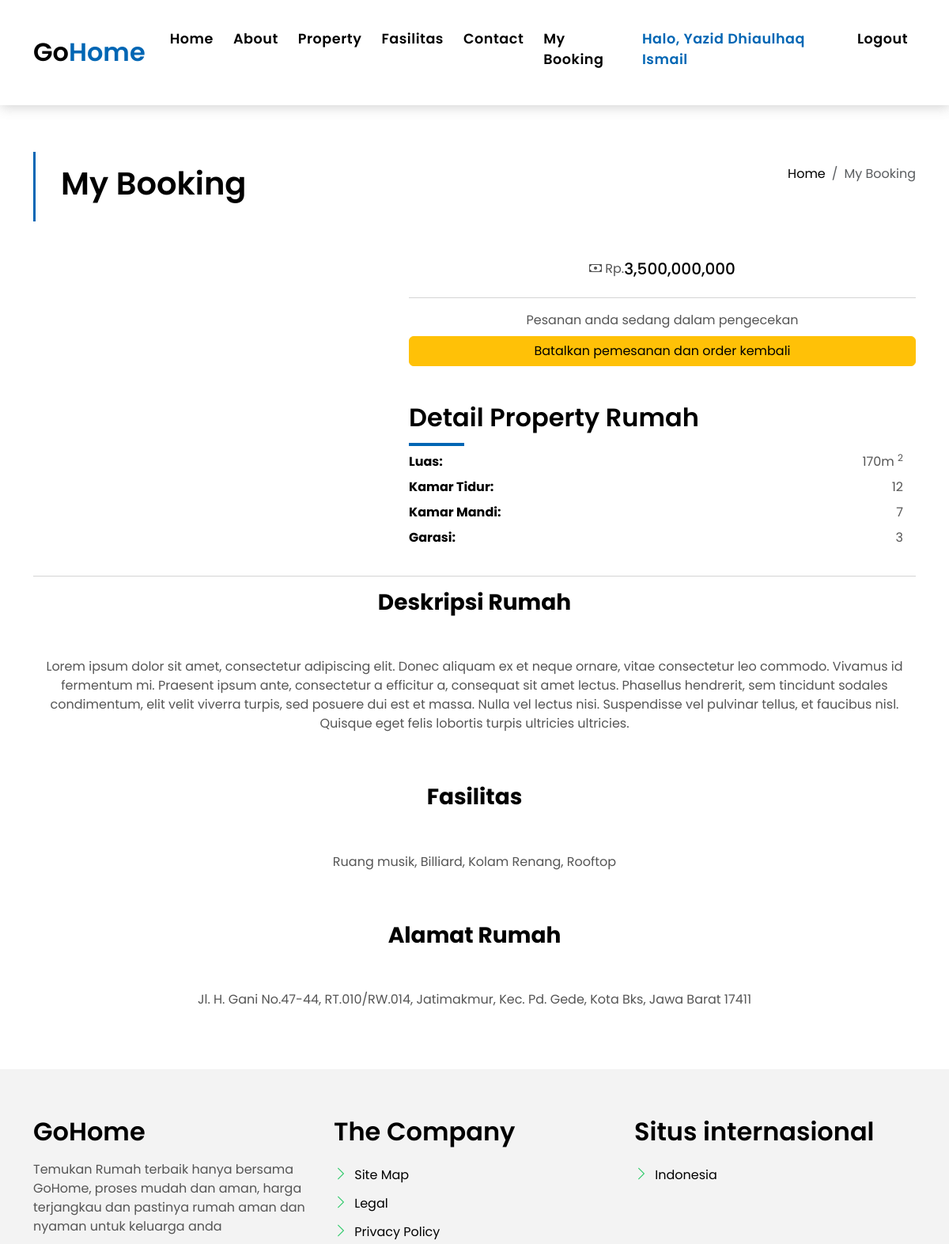
The page /halamanPesanan.php (signed in, upper part) on the database as committed earlier.
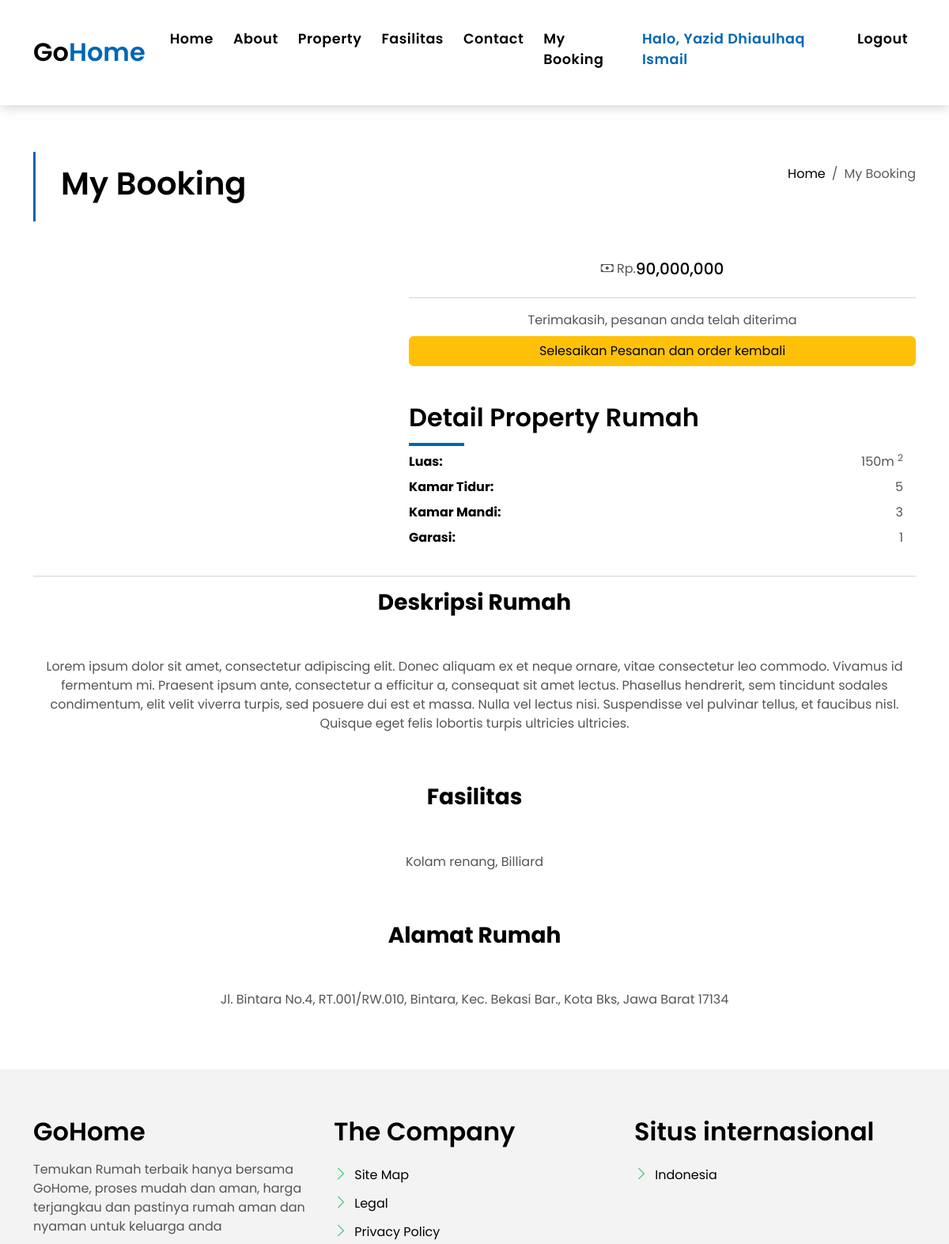
The same page on the database as committed later.
### tables this page shows
CREATE TABLE `rumah` (
  `id_rumah` int(11) NOT NULL,
  `alamat_rumah` varchar(255) NOT NULL,
  `luas_rumah` int(11) NOT NULL,
  `kamartidur_rumah` int(11) NOT NULL,
  `kamarmandi_rumah` int(11) NOT NULL,
  `garasi_rumah` int(11) NOT NULL,
  `fasilitas_rumah` varchar(255) NOT NULL,
  `deskripsi_rumah` longtext NOT NULL,
  `harga_rumah` bigint(20) NOT NULL,
  `gambar_rumah` varchar(255) NOT NULL,
  `status_rumah` varchar(100) NOT NULL
);

### Config/koneksi.php (called while the page is built, shortened)
<?php
$url = 'http://localhost/EstateAgency/';

### halamanPesanan.php (the view, shortened to what the changed rows need)
<?php require 'Config/koneksi.php' ?>
<?php
$id_user = $_SESSION['id_user'];
$sql = "SELECT * FROM booking WHERE id_user = ?";
$stmt = $koneksi->prepare($sql);
$stmt->bind_param("i", $id_user);
if ($stmt->execute()) {
    $hasil = $stmt->get_result()->fetch_assoc();
} else {
    echo '<script>alert("Terjadi kesalahan dalam mengambil data.");</script>';
}
?>
<?php
$id_rumah = $hasil['id_rumah'];
$sqlrumah = "SELECT * FROM rumah WHERE id_rumah = ?";
$stmt = $koneksi->prepare($sqlrumah);
$stmt->bind_param("i", $id_rumah);
if ($stmt->execute()) {
    $rumah = $stmt->get_result()->fetch_assoc();
} else {
    echo '<script>alert("Terjadi kesalahan dalam mengambil data.");</script>';
}
?>
<?php include 'header.php'; ?>
<main id="main">
    <section class="intro-single">
        <div class="container">
            <div class="row">
                <div class="col-md-12 col-lg-8">
                    <div class="title-single-box">
                        <h1 class="title-single">My Booking</h1>
                    </div>
                </div>
            </div>
        </div>
    </section>
    <?php if (!empty($hasil['id_booking'])) : ?>
        <section class="property-single nav-arrow-b">
            <div class="container">
                <div class="row">
                    <div class="col-sm-12">
                        <div class="row justify-content-between">
                            <div class="col-md-5">
                            </div>
                            <div class="col-md-7">
                                <div class="property-price d-flex justify-content-center foo">
                                    <div class="card-header-c d-flex">
                                        <div class="card-box-ico">
                                            <span class="bi bi-cash"> Rp. </span>
                                        </div>
                                        <div class="card-title-c align-self-center">
                                            <h5 class="title-c"><?= number_format($rumah['harga_rumah']) ?></h5>
                                        </div>
                                    </div>
                                </div>
                                <hr>
                                <?php if ($hasil['status_booking'] == 'belum bayar') : ?>
                                    <div class="d-grid gap-2 text-center">
                                        <?php
                                        $id = $hasil['id_booking'];
                                        $query_status_rumah = mysqli_prepare($koneksi, "SELECT r.status_rumah FROM rumah r INNER JOIN booking b ON r.id_rumah = b.id_rumah WHERE b.id_booking = ?");
                                        mysqli_stmt_bind_param($query_status_rumah, "s", $id);
                                        mysqli_stmt_execute($query_status_rumah);
                                        mysqli_stmt_bind_result($query_status_rumah, $status_rumah);
                                        mysqli_stmt_fetch($query_status_rumah);
                                        $status_rumah_result = $status_rumah;
                                        ?>
                                        <?php if ($status_rumah_result == 'tersedia') : ?>
                                            <a href="form_pembayaran.php?id=<?= $hasil['id_booking'] ?>" class="btn btn-primary btn-booking">Pay Now</a>
                                        <?php else : ?>
                                            Sudah ada yang membayar rumah ini
                                        <?php endif; ?>
                                        <form action="" method="post">
                                            <div class="d-grid gap-2">
                                                <button class="btn btn-danger btn-booking" name="cancel">Remove Order</button>
                                            </div>
                                            <button style="visibility: hidden;"></button>
                                        </form>
                                    </div>
                                <?php elseif ($hasil['status_booking'] == 'pesanan diproses') : ?>
                                    <div class="d-grid gap-2 text-center">
                                        Pesanan anda sedang dalam pengecekan
                                        <a href="<?= $url ?>admin/booking/hapus_pesanan.php?id=<?= $hasil['id_booking'] ?>" class="btn btn-warning btn-booking">Batalkan pemesanan dan order kembali</a>
                                    </div>
                                <?php elseif ($hasil['status_booking'] == 'pesanan diterima') : ?>
                                    <div class="d-grid gap-2 text-center">
                                        Terimakasih, pesanan anda telah diterima
                                        <a href="<?= $url ?>admin/booking/hapus_pesanan.php?id=<?= $hasil['id_booking'] ?>" class="btn btn-warning btn-booking">Selesaikan Pesanan dan order kembali</a>
                                    </div>
                                <?php endif; ?>
                                <div class="property-summary" style="margin-top: -5%;">
                                    <div class="row">
                                        <div class="col-sm-12">
                                            <div class="title-box-d section-t4">
                                                <h3 class="title-d">Detail Property Rumah</h3>
                                            </div>
                                        </div>
                                    </div>
                                    <div class="summary-list" style="margin-top: -5%;">
                                        <ul class="list">
                                            <li class="d-flex justify-content-between">
                                                <strong>Luas:</strong>
                                                <span><?= $rumah['luas_rumah'] ?>m
                                                    <sup>2</sup>
                                                </span>
                                            </li>
                                            <li class="d-flex justify-content-between">
                                                <strong>Kamar Tidur:</strong>
                                                <span><?= $rumah['kamartidur_rumah'] ?></span>
                                            </li>
                                            <li class="d-flex justify-content-between">
                                                <strong>Kamar Mandi:</strong>
                                                <span><?= $rumah['kamarmandi_rumah'] ?></span>
                                            </li>
                                            <li class="d-flex justify-content-between">
                                                <strong>Garasi:</strong>
                                                <span><?= $rumah['garasi_rumah'] ?></span>
                                            </li>
                                        </ul>
                                    </div>
                                </div>
                            </div>
                        </div>
                        <hr>
                        <div class="container">
                            <div class="row justify-content-center mt-3">
                                <div class="col-md-12 section-md-t3">
                                    <div class="row">
                                        <div class="col-sm-12">
                                            <div class="title-box-d text-center">
                                                <h3><strong>Deskripsi Rumah</strong></h3>
                                            </div>
                                        </div>
                                    </div>
                                    <div class="property-description text-center">
                                        <p class="description color-text-a"><?= $rumah['deskripsi_rumah'] ?></p>
                                    </div>
                                    <div class="row section-t3">
                                        <div class="col-sm-12">
                                            <div class="title-box-d text-center">
                                                <h3><strong>Fasilitas</strong></h3>
                                            </div>
                                        </div>
                                    </div>
                                    <div class="amenities-list color-text-a text-center">
                                        <p><?= $rumah['fasilitas_rumah'] ?></p>
                                    </div>
                                    <div class="row section-t3">
                                        <div class="col-sm-12">
                                            <div class="title-box-d text-center">
                                                <h3><strong>Alamat Rumah</strong></h3>
                                            </div>
                                        </div>
                                    </div>
                                    <div class="amenities-list color-text-a text-center">
                                        <p><?= $rumah['alamat_rumah'] ?></p>
                                    </div>
                                </div>
                            </div>
                        </div>
                    </div>
                </div>
            </div>
        </section>
    <?php else : ?>
        <h1 class="text-center">Tidak ada pesanan</h1>
    <?php endif; ?>
</main>
<?php include 'footer.php'; ?>

Rows that differ between the two databases and show on the page:
no longer on this page (row edited): rumah: harga_rumah "3,500,000,000", luas_rumah "170", kamartidur_rumah "12", kamarmandi_rumah "7", garasi_rumah "3", deskripsi_rumah "Lorem ipsum dolor sit amet, consectetur adipiscing elit. Donec aliquam ex et neque ornare, vitae consectetur leo commodo. Vivamus id fermentum mi. Praesent ipsum ante, consectetur a efficitur a, consequat sit amet lectus. Phasellus hendrerit, sem tincidunt sodales condimentum, elit velit viverra turpis, sed posuere dui est et massa. Nulla vel lectus nisi. Suspendisse vel pulvinar tellus, et faucibus nisl. Quisque eget felis lobortis turpis ultricies ultricies.", fasilitas_rumah "Ruang musik, Billiard, Kolam Renang, Rooftop", alamat_rumah "Jl. H. Gani No.47-44, RT.010/RW.014, Jatimakmur, Kec. Pd. Gede, Kota Bks, Jawa Barat 17411"
now on this page (row edited): rumah: harga_rumah "90,000,000", luas_rumah "150", kamartidur_rumah "5", kamarmandi_rumah "3", garasi_rumah "1", deskripsi_rumah "Lorem ipsum dolor sit amet, consectetur adipiscing elit. Donec aliquam ex et neque ornare, vitae consectetur leo commodo. Vivamus id fermentum mi. Praesent ipsum ante, consectetur a efficitur a, consequat sit amet lectus. Phasellus hendrerit, sem tincidunt sodales condimentum, elit velit viverra turpis, sed posuere dui est et massa. Nulla vel lectus nisi. Suspendisse vel pulvinar tellus, et faucibus nisl. Quisque eget felis lobortis turpis ultricies ultricies.", fasilitas_rumah "Kolam renang, Billiard", alamat_rumah "Jl. Bintara No.4, RT.001/RW.010, Bintara, Kec. Bekasi Bar., Kota Bks, Jawa Barat 17134"
Other text that changed with them:
text no longer shown: "Pesanan anda sedang dalam pengecekan Batalkan pemesanan dan order kembali"
text now shown: "Terimakasih, pesanan anda telah diterima Selesaikan Pesanan dan order kembali"
